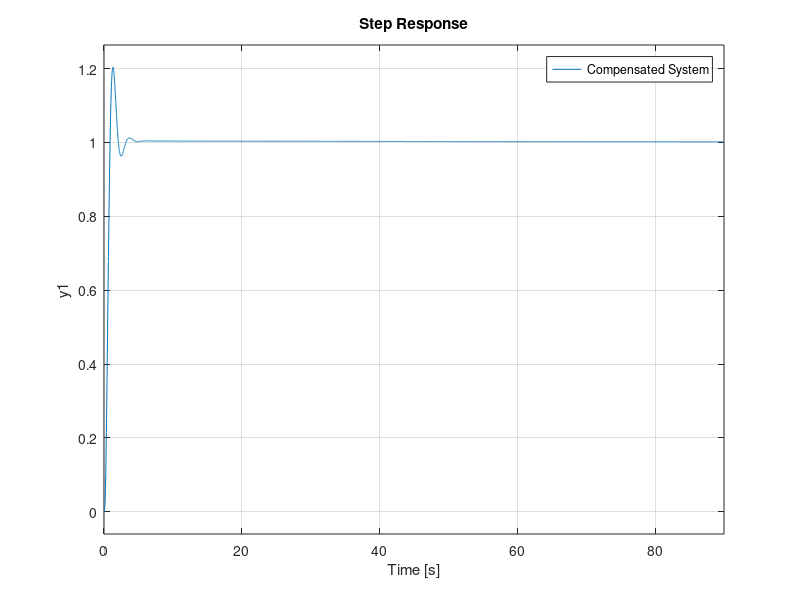

Write MATLAB code to recreate this figure.
os_pcnt = 20.5;
t_settle = 3;
G = zpk([],[0 0 -4 -12],1);

zeta = (-log(os_pcnt/100)) / sqrt(pi^2 + log(os_pcnt/100)^2);
sigma = 4/t_settle;
w_d = sigma * tan(acos(zeta));
d_poles = (-sigma + w_d*1i);

% Let compensator have zero at 0.01
% G_c(s) = (K(s+0.01) / (s+p))
ang_con = 180 + (angle(d_poles + 0.01) - 2*angle(d_poles) - angle(d_poles + 4) - angle(d_poles + 12))*(180/pi);
p_comp = (w_d / tand(ang_con)) + sigma;

new_gain = -real(((d_poles + p_comp) * d_poles^2 * (d_poles + 4) * (d_poles + 12))/(d_poles + 0.01));

sprintf('G_c(s) = %1.1f (s + 0.01) / s + %1.2f',new_gain, p_comp)

Gc = zpk(-0.01, -p_comp, new_gain);
Tcomp = feedback(Gc*G, 1);
step(Tcomp)
legend('Compensated System')

